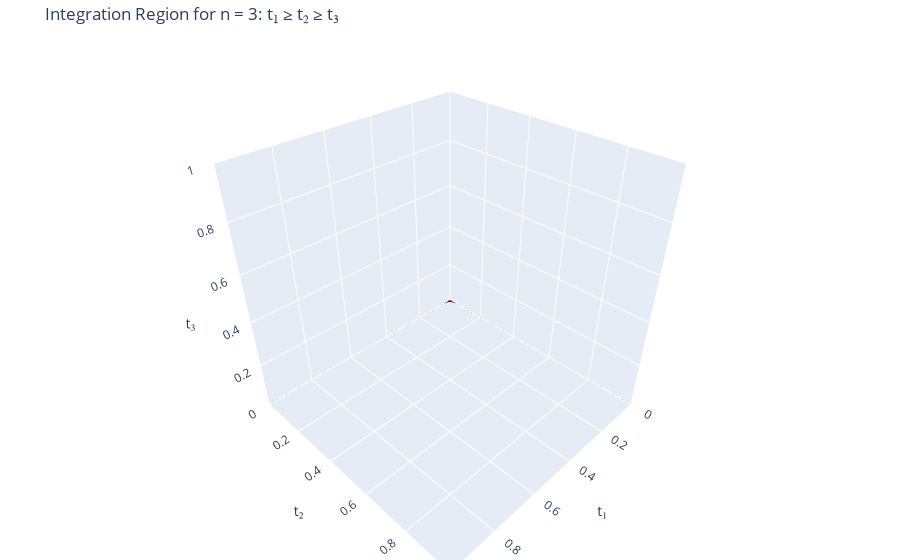

Notebook cell for this chart:
### Code cell
import numpy as np
import plotly.graph_objects as go

def plot_dyson_region_n3_interactive():
    # Create 3D grid
    t_vals = np.linspace(0, 1, 50)
    T1, T2 = np.meshgrid(t_vals, t_vals)
    T3 = np.minimum(T1, T2)  # Enforce t1 ≥ t2 ≥ t3

    # Create the surface plot
    fig = go.Figure(data=[
        go.Surface(
            x=T1,
            y=T2,
            z=T3,
            colorscale='jet',
            opacity=0.8,
            showscale=False
        )
    ])

    fig.update_layout(
        title="Integration Region for n = 3: t₁ ≥ t₂ ≥ t₃",
        scene=dict(
            xaxis_title='t₁',
            yaxis_title='t₂',
            zaxis_title='t₃',
            xaxis=dict(range=[0, 1]),
            yaxis=dict(range=[0, 1]),
            zaxis=dict(range=[0, 1]),
        ),
        margin=dict(l=0, r=0, b=0, t=40)
    )

    fig.show()

plot_dyson_region_n3_interactive()

### Figure 1 — Plotly figure (JSON) as saved in the notebook; plotly's stock layout.template omitted (floating-point values rounded to 4 significant figures; data arrays with more than 128 entries replaced by an {"elided": "..."} marker saying what was removed)
{"data": [{"colorscale": [[0, "rgb(0,0,131)"], [0.2, "rgb(0,60,170)"], [0.4, "rgb(5,255,255)"], [0.6, "rgb(255,255,0)"], [0.8, "rgb(250,0,0)"], [1, "rgb(128,0,0)"]], "opacity": 0.8, "showscale": false, "type": "surface", "x": {"elided": "50x50 float values"}, "y": {"elided": "50x50 float values"}, "z": {"elided": "50x50 float values"}}], "layout": {"margin": {"b": 0, "l": 0, "r": 0, "t": 40}, "scene": {"xaxis": {"range": [0, 1], "title": {"text": "t₁"}}, "yaxis": {"range": [0, 1], "title": {"text": "t₂"}}, "zaxis": {"range": [0, 1], "title": {"text": "t₃"}}}, "title": {"text": "Integration Region for n = 3: t₁ ≥ t₂ ≥ t₃"}}}
